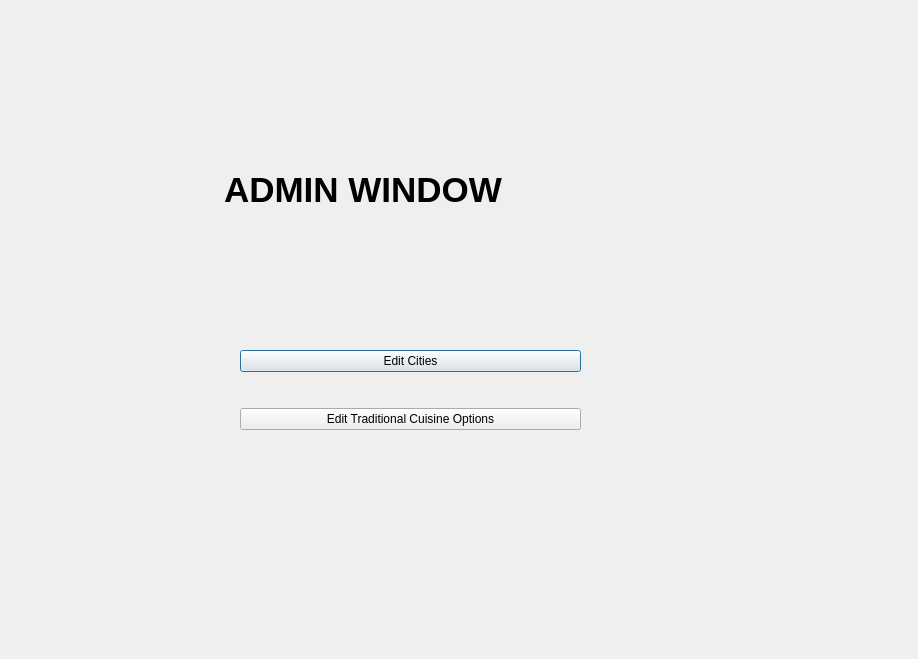
<?xml version="1.0" encoding="UTF-8"?>
<ui version="4.0">
 <class>admin</class>
 <widget class="QDialog" name="admin">
  <property name="geometry">
   <rect>
    <x>0</x>
    <y>0</y>
    <width>918</width>
    <height>659</height>
   </rect>
  </property>
  <property name="windowTitle">
   <string>Dialog</string>
  </property>
  <widget class="QLabel" name="label">
   <property name="geometry">
    <rect>
     <x>224</x>
     <y>129</y>
     <width>401</width>
     <height>121</height>
    </rect>
   </property>
   <property name="font">
    <font>
     <pointsize>26</pointsize>
     <weight>75</weight>
     <bold>true</bold>
    </font>
   </property>
   <property name="text">
    <string>ADMIN WINDOW </string>
   </property>
  </widget>
  <widget class="QWidget" name="layoutWidget">
   <property name="geometry">
    <rect>
     <x>240</x>
     <y>320</y>
     <width>341</width>
     <height>141</height>
    </rect>
   </property>
   <layout class="QVBoxLayout" name="verticalLayout">
    <item>
     <widget class="QPushButton" name="edit_cities">
      <property name="text">
       <string>Edit Cities</string>
      </property>
     </widget>
    </item>
    <item>
     <widget class="QPushButton" name="edit_food">
      <property name="text">
       <string>Edit Traditional Cuisine Options</string>
      </property>
     </widget>
    </item>
   </layout>
  </widget>
 </widget>
 <resources/>
 <connections/>
</ui>
